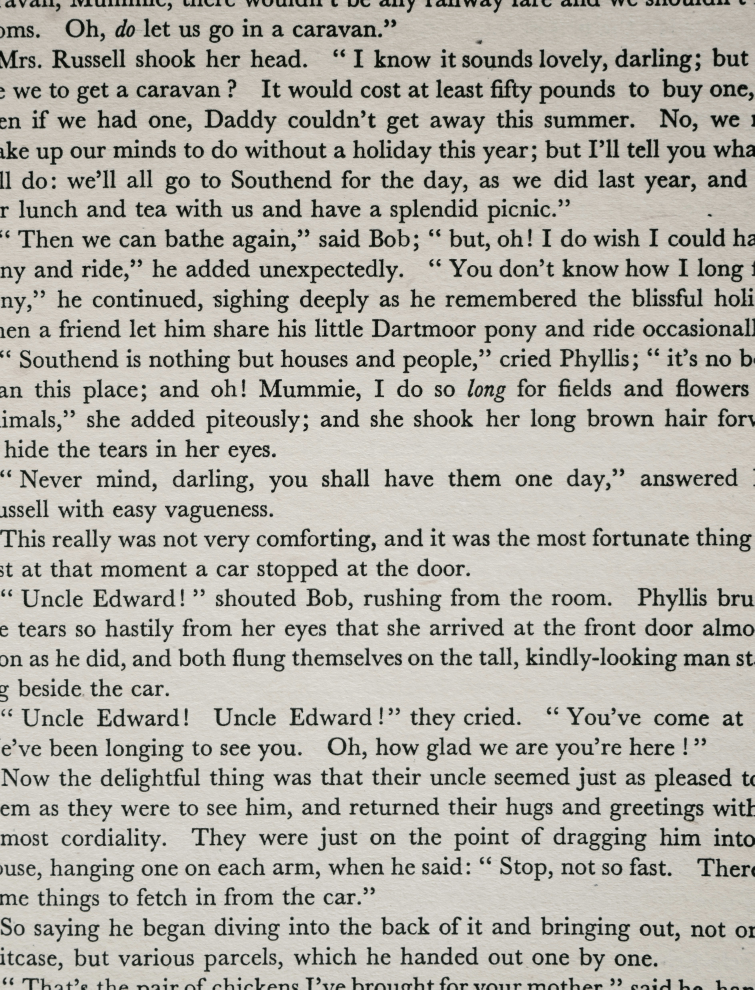
#> input picture textimg2.jpg, 3771 x 4946 px, found by its file name (shown at 1/5 size)
$ python index.py
#> lines starting #> are read from the running program, lines starting #| are printed output that depends on the picture; after the words box and inside, x2 and y2 are one past the last pixel; in counts of white or black regions, pixels touching at a corner belong together
# Import required packages
import cv2
import pytesseract
import matplotlib.pyplot as plt

# Mention the installed location of Tesseract-OCR in your system
pytesseract.pytesseract.tesseract_cmd = r'C:\Program Files\Tesseract-OCR\tesseract.exe'

# Read the image from which text needs to be extracted
img = cv2.imread("C:\\Users\\hegde\\OneDrive\\Desktop\\Text Recognition-Extraction\\textimg2.jpg")
#> img is the input picture: shape (4946, 3771, 3); mean B, G, R 170.3, 178.6, 181.7

# Convert the image to gray scale
gray = cv2.cvtColor(img, cv2.COLOR_BGR2GRAY)

# Performing OTSU threshold
ret, thresh1 = cv2.threshold(gray, 0, 255, cv2.THRESH_OTSU | cv2.THRESH_BINARY_INV)
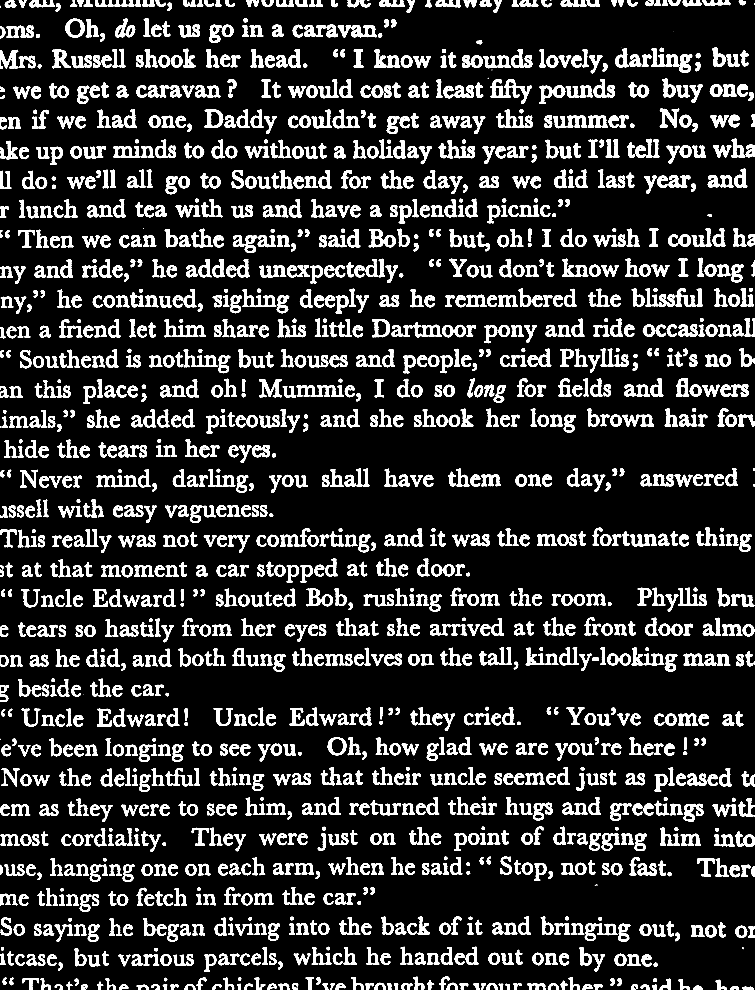
#> thresh1: shape (4946, 3771) (shown at 1/5 size); 14% white; 1855 white regions (31 under 20 px), largest, box (x1, y1, x2, y2) and area: (2452, 395, 2573, 489) 4943, (1296, 1895, 1410, 1986) 4485, (3299, 543, 3396, 638) 4102
#> ret = 123

# Dilation parameter, bigger means less rect
rect_kernel = cv2.getStructuringElement(cv2.MORPH_RECT, (25, 25))

# Applying dilation on the threshold image
dilation = cv2.dilate(thresh1, rect_kernel, iterations=1)
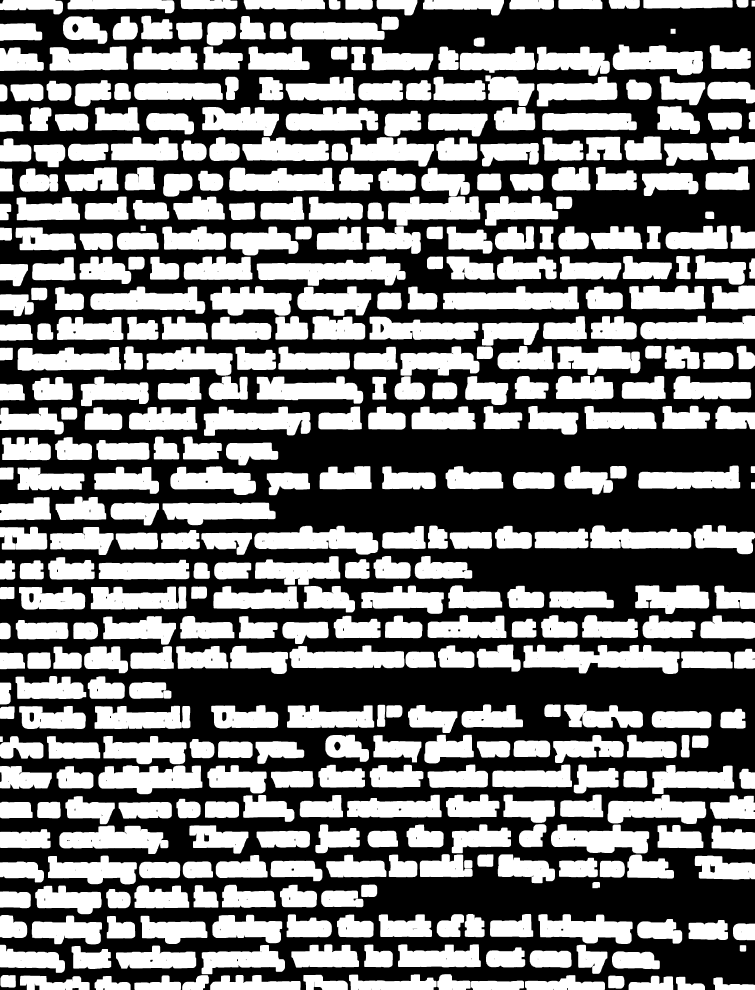
#> dilation: shape (4946, 3771) (shown at 1/5 size); 46.8% white; 447 white regions

# Finding contours
contours, hierarchy = cv2.findContours(dilation, cv2.RETR_EXTERNAL, cv2.CHAIN_APPROX_SIMPLE)
#> contours = 447 contours; largest, box (x1, y1, x2, y2) and area: (2617, 3224, 3398, 3370) 72263, (1284, 1282, 2028, 1429) 64497, (2215, 1431, 2895, 1548) 57146, (1272, 2629, 1891, 2773) 54698, (492, 3827, 1012, 3971) 51490

# Creating a copy of the image
im2 = img.copy()

# List to hold contour details
cnt_list = []

for cnt in contours:
    x, y, w, h = cv2.boundingRect(cnt)

    # Drawing a rectangle on copied image
    rect = cv2.rectangle(im2, (x, y), (x + w, y + h), (0, 255, 0), 2)

    # Cropping the text block for giving input to OCR
    cropped = gray[y:y + h, x:x + w]

    # Apply OCR on the cropped image
    config = "--psm 6"  # Set Page Segmentation Mode to single block
#> (the run stopped early here; a loop or call above may not have finished)
